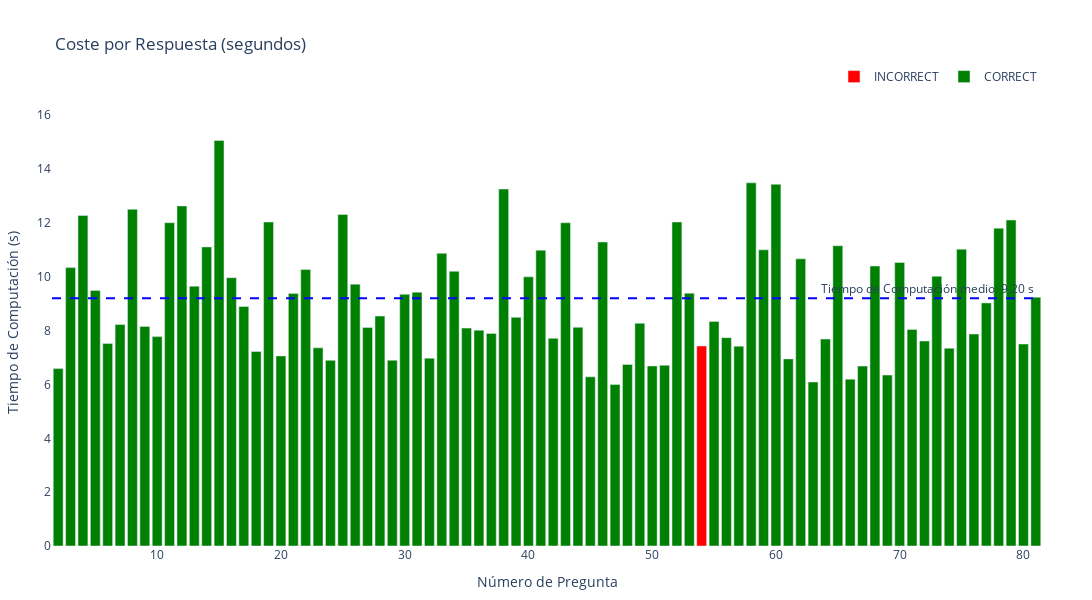

Notebook source saved alongside this figure:
### Code cell
import plotly.graph_objects as go

# Calculate mean value
mean_tiempo_computacion = results_1['tiempo_computación'].mean()
filtered_ids = filtered_df["numero_pregunta"].to_list()
# Create figure
fig = go.Figure()

# Add bars for tiempo_computación
fig.add_trace(
    go.Bar(
        x=results_1['numero_pregunta'],
        y=results_1['tiempo_computación'],
        name='Tiempo de Computación',
        marker_color=['red' if (row['numero_pregunta'] == 54 )
                      else 'green' for row in results_1.iter_rows(named=True)],
        legendgroup='Answer',
        showlegend=False
    )
)

# Add mean line
fig.add_hline(y=mean_tiempo_computacion, line_dash="dash", line_color="blue")

# Add annotation for mean line
fig.add_annotation(
    x=results_1['numero_pregunta'].max(),
    y=mean_tiempo_computacion,
    text=f"Tiempo de Computación medio: {mean_tiempo_computacion:.2f} s",
    showarrow=False,
    yshift=10,
    xanchor='right'
)

# Add legend items
fig.add_trace(go.Bar(x=[None], y=[None], name='CORRECT', marker_color='green', legendgroup='Answer'))
fig.add_trace(go.Bar(x=[None], y=[None], name='INCORRECT', marker_color='red', legendgroup='Answer'))

# Set axis titles
fig.update_xaxes(title_text="Número de Pregunta")
fig.update_yaxes(title_text="Tiempo de Computación (s)")

# Update layout for transparency and no frame
fig.update_layout(
    width=1200,  # Adjust width as needed
    height=600,  # Adjust height as needed
    title_text="Coste por Respuesta (segundos)",
    legend=dict(
        orientation="h",
        yanchor="bottom",
        y=1.02,
        xanchor="right",
        x=1,
        traceorder='reversed'
    ),
    plot_bgcolor='rgba(0,0,0,0)',
    paper_bgcolor='rgba(0,0,0,0)',
    margin=dict(l=50, r=50, t=100, b=50),
    yaxis=dict(zeroline=True, range=[0, max(7, results_1['tiempo_computación'].max() * 1.1)])
)

# Remove gridlines
fig.update_xaxes(showgrid=False)
fig.update_yaxes(showgrid=False)

# Show the plot
fig.show()

### Figure 1 — Plotly figure (JSON) as saved in the notebook; plotly's stock layout.template omitted (floating-point values rounded to 4 significant figures)
{"data": [{"legendgroup": "Answer", "marker": {"color": ["green", "green", "green", "green", "green", "green", "green", "green", "green", "green", "green", "green", "green", "green", "green", "green", "green", "green", "green", "green", "green", "green", "green", "green", "green", "green", "green", "green", "green", "green", "green", "green", "green", "green", "green", "green", "green", "green", "green", "green", "green", "green", "green", "green", "green", "green", "green", "green", "green", "green", "green", "green", "red", "green", "green", "green", "green", "green", "green", "green", "green", "green", "green", "green", "green", "green", "green", "green", "green", "green", "green", "green", "green", "green", "green", "green", "green", "green", "green", "green"]}, "name": "Tiempo de Computación", "showlegend": false, "type": "bar", "x": [2, 3, 4, 5, 6, 7, 8, 9, 10, 11, 12, 13, 14, 15, 16, 17, 18, 19, 20, 21, 22, 23, 24, 25, 26, 27, 28, 29, 30, 31, 32, 33, 34, 35, 36, 37, 38, 39, 40, 41, 42, 43, 44, 45, 46, 47, 48, 49, 50, 51, 52, 53, 54, 55, 56, 57, 58, 59, 60, 61, 62, 63, 64, 65, 66, 67, 68, 69, 70, 71, 72, 73, 74, 75, 76, 77, 78, 79, 80, 81], "y": [6.588, 10.34, 12.27, 9.487, 7.519, 8.224, 12.5, 8.152, 7.776, 12.01, 12.63, 9.648, 11.11, 15.06, 9.966, 8.894, 7.222, 12.03, 7.059, 9.382, 10.27, 7.358, 6.895, 12.31, 9.724, 8.119, 8.539, 6.899, 9.349, 9.428, 6.973, 10.87, 10.2, 8.093, 8.016, 7.895, 13.26, 8.491, 9.997, 10.99, 7.712, 12.0, 8.122, 6.282, 11.29, 6.002, 6.742, 8.269, 6.687, 6.712, 12.03, 9.39, 7.427, 8.339, 7.738, 7.421, 13.49, 11.0, 13.43, 6.949, 10.66, 6.091, 7.685, 11.15, 6.196, 6.681, 10.4, 6.348, 10.53, 8.044, 7.613, 10.02, 7.344, 11.02, 7.872, 9.028, 11.8, 12.11, 7.502, 9.239]}, {"legendgroup": "Answer", "marker": {"color": "green"}, "name": "CORRECT", "type": "bar", "x": [null], "y": [null]}, {"legendgroup": "Answer", "marker": {"color": "red"}, "name": "INCORRECT", "type": "bar", "x": [null], "y": [null]}], "layout": {"annotations": [{"showarrow": false, "text": "Tiempo de Computación medio: 9.20 s", "x": 81, "xanchor": "right", "y": 9.199, "yshift": 10}], "height": 600, "legend": {"orientation": "h", "traceorder": "reversed", "x": 1, "xanchor": "right", "y": 1.02, "yanchor": "bottom"}, "margin": {"b": 50, "l": 50, "r": 50, "t": 100}, "paper_bgcolor": "rgba(0,0,0,0)", "plot_bgcolor": "rgba(0,0,0,0)", "shapes": [{"line": {"color": "blue", "dash": "dash"}, "type": "line", "x0": 0, "x1": 1, "xref": "x domain", "y0": 9.199, "y1": 9.199, "yref": "y"}], "title": {"text": "Coste por Respuesta (segundos)"}, "width": 1200, "xaxis": {"showgrid": false, "title": {"text": "Número de Pregunta"}}, "yaxis": {"range": [0, 16.56], "showgrid": false, "title": {"text": "Tiempo de Computación (s)"}, "zeroline": true}}}
